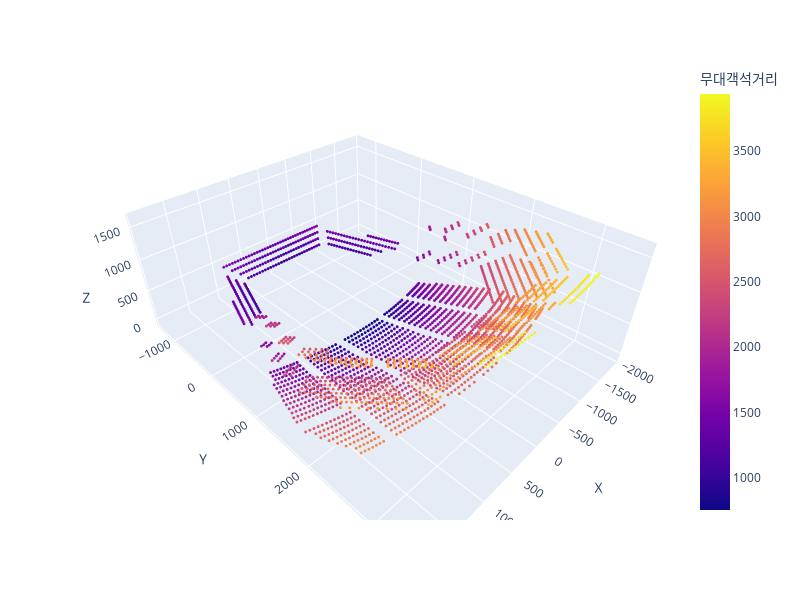

Notebook code for this chart:
### Markdown cell above
#### 4-2) 무대-객석 거리

### Code cell
df['무대객석거리'] = df.apply(
    lambda r: np.sqrt(r['X']**2 + r['Y']**2 + r['Z']**2), axis=1).astype(int)

display(df.head())

# 3d scatter plot
fig = px.scatter_3d(df, x='X', y='Y', z='Z', color='무대객석거리', hover_name='전체_좌석')
fig.update_layout(width=800, height=600)
fig.update_traces(marker={'size': 1})
fig.show()

### Figure 1 — Plotly figure (JSON) as saved in the notebook; plotly's stock layout.template omitted (floating-point values rounded to 4 significant figures; data arrays with more than 128 entries replaced by an {"elided": "..."} marker saying what was removed)
{"data": [{"hovertemplate": "<b>%{hovertext}</b><br><br>X=%{x}<br>Y=%{y}<br>Z=%{z}<br>무대객석거리=%{marker.color}<extra></extra>", "hovertext": {"elided": "2505 str values"}, "legendgroup": "", "marker": {"color": {"elided": "2505 int values"}, "coloraxis": "coloraxis", "size": 1, "symbol": "circle"}, "mode": "markers", "name": "", "scene": "scene", "showlegend": false, "type": "scatter3d", "x": {"elided": "2505 int values"}, "y": {"elided": "2505 int values"}, "z": {"elided": "2505 int values"}}], "layout": {"coloraxis": {"colorbar": {"title": {"text": "무대객석거리"}}, "colorscale": [[0, "#0d0887"], [0.1111, "#46039f"], [0.2222, "#7201a8"], [0.3333, "#9c179e"], [0.4444, "#bd3786"], [0.5556, "#d8576b"], [0.6667, "#ed7953"], [0.7778, "#fb9f3a"], [0.8889, "#fdca26"], [1, "#f0f921"]]}, "height": 600, "legend": {"tracegroupgap": 0}, "margin": {"t": 60}, "scene": {"domain": {"x": [0, 1], "y": [0, 1]}, "xaxis": {"title": {"text": "X"}}, "yaxis": {"title": {"text": "Y"}}, "zaxis": {"title": {"text": "Z"}}}, "width": 800}}
